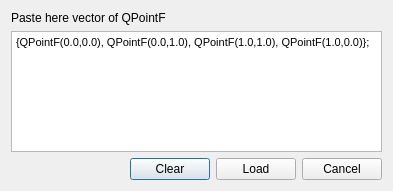
<?xml version="1.0" encoding="UTF-8"?>
<ui version="4.0">
 <class>LoadPointsDialog</class>
 <widget class="QDialog" name="LoadPointsDialog">
  <property name="geometry">
   <rect>
    <x>0</x>
    <y>0</y>
    <width>393</width>
    <height>191</height>
   </rect>
  </property>
  <property name="windowTitle">
   <string>Dialog</string>
  </property>
  <layout class="QVBoxLayout" name="verticalLayout">
   <item>
    <widget class="QLabel" name="label">
     <property name="text">
      <string>Paste here vector of QPointF</string>
     </property>
    </widget>
   </item>
   <item>
    <widget class="QTextEdit" name="textEdit">
     <property name="html">
      <string>&lt;!DOCTYPE HTML PUBLIC &quot;-//W3C//DTD HTML 4.0//EN&quot; &quot;http://www.w3.org/TR/REC-html40/strict.dtd&quot;&gt;
&lt;html&gt;&lt;head&gt;&lt;meta name=&quot;qrichtext&quot; content=&quot;1&quot; /&gt;&lt;style type=&quot;text/css&quot;&gt;
p, li { white-space: pre-wrap; }
&lt;/style&gt;&lt;/head&gt;&lt;body style=&quot; font-family:'MS Shell Dlg 2'; font-size:8.25pt; font-weight:400; font-style:normal;&quot;&gt;
&lt;p style=&quot; margin-top:0px; margin-bottom:0px; margin-left:0px; margin-right:0px; -qt-block-indent:0; text-indent:0px;&quot;&gt;&lt;span style=&quot; font-family:'MS Shell Dlg 2';&quot;&gt;{QPointF(0.0,0.0), QPointF(0.0,1.0), QPointF(1.0,1.0), QPointF(1.0,0.0)};&lt;/span&gt;&lt;/p&gt;&lt;/body&gt;&lt;/html&gt;</string>
     </property>
    </widget>
   </item>
   <item>
    <layout class="QHBoxLayout" name="horizontalLayout">
     <item>
      <spacer name="horizontalSpacer">
       <property name="orientation">
        <enum>Qt::Horizontal</enum>
       </property>
       <property name="sizeHint" stdset="0">
        <size>
         <width>40</width>
         <height>20</height>
        </size>
       </property>
      </spacer>
     </item>
     <item>
      <widget class="QPushButton" name="pushButton_3">
       <property name="text">
        <string>Clear</string>
       </property>
      </widget>
     </item>
     <item>
      <widget class="QPushButton" name="pushButton">
       <property name="text">
        <string>Load</string>
       </property>
      </widget>
     </item>
     <item>
      <widget class="QPushButton" name="pushButton_2">
       <property name="text">
        <string>Cancel</string>
       </property>
      </widget>
     </item>
    </layout>
   </item>
  </layout>
 </widget>
 <resources/>
 <connections/>
</ui>
